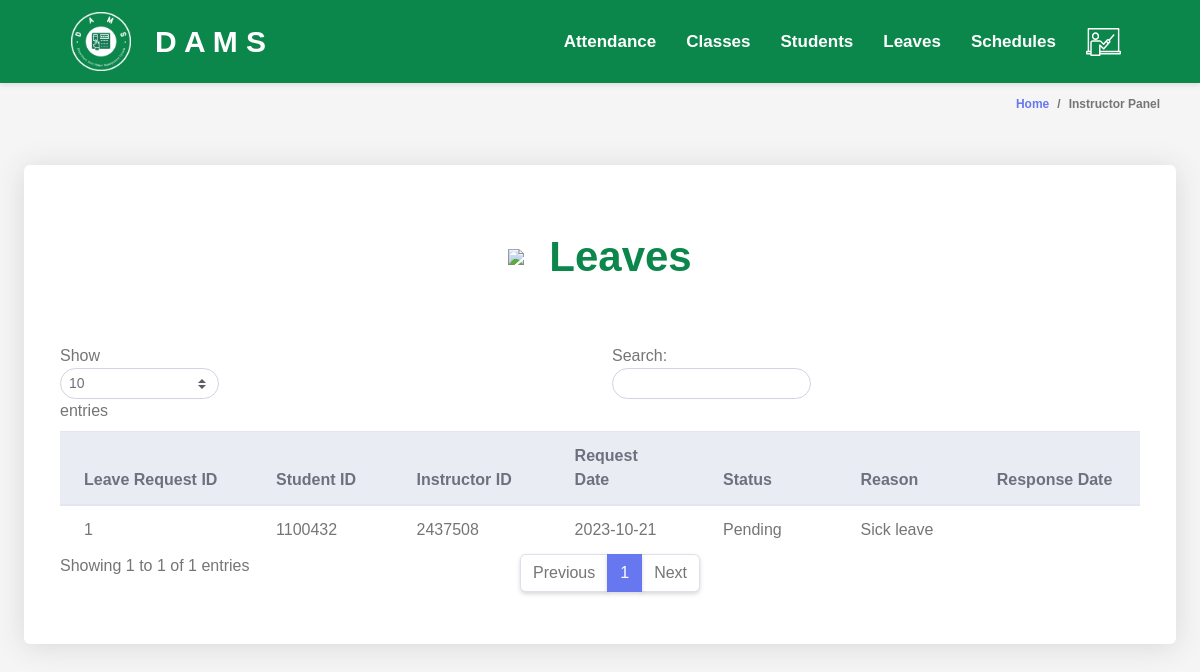
The page /instructors/viewLeaves.php on the database as committed earlier.
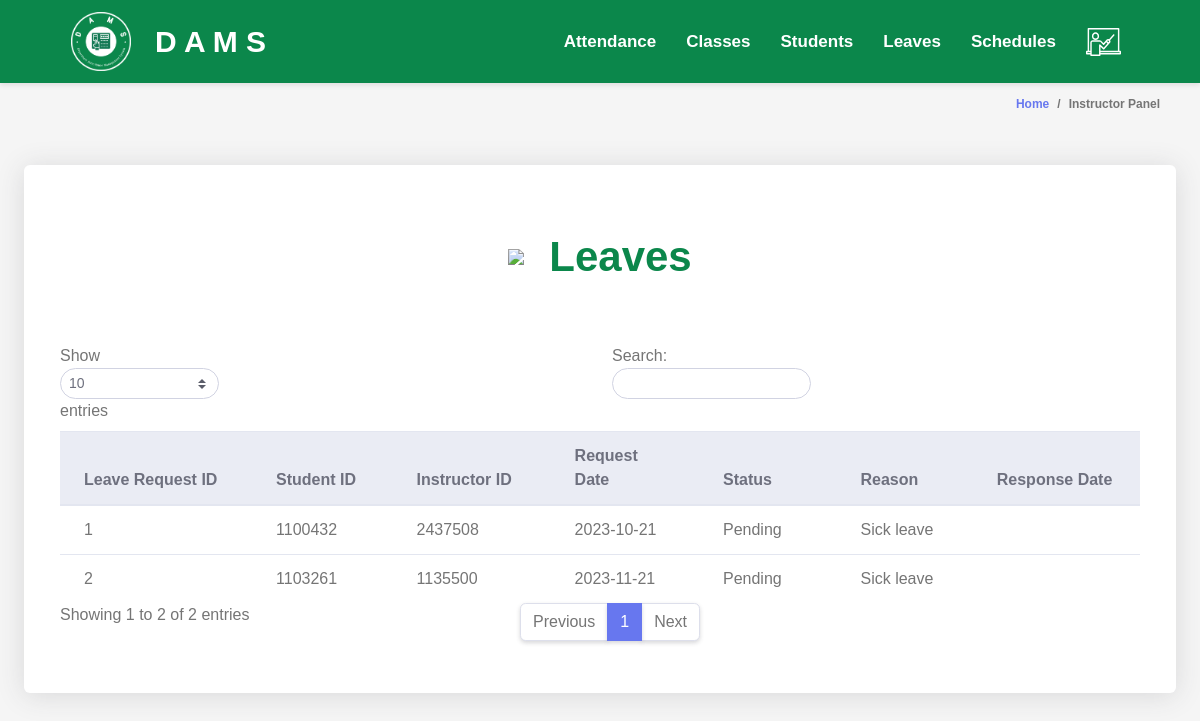
The same page on the database as committed later.
### tables this page shows
CREATE TABLE `leaves` (
  `leave_request_id` INT(11) PRIMARY KEY NOT NULL AUTO_INCREMENT,
  `student_id` INT(11) DEFAULT NULL,
  `instructor_id` INT(11) DEFAULT NULL,
  `class_id` INT(11) DEFAULT NULL,
  `request_date` DATE DEFAULT NULL,
  `status` ENUM('Pending','Approved','Denied') DEFAULT NULL,
  `reason` TEXT DEFAULT NULL,
  `response_date` DATE DEFAULT NULL,
  FOREIGN KEY (`student_id`) REFERENCES `students` (`student_id`),
  FOREIGN KEY (`instructor_id`) REFERENCES `instructors` (`instructor_id`),
  FOREIGN KEY (`class_id`) REFERENCES `classes` (`class_id`)
);

### instructors/instructor.php (called while the page is built, shortened)
<?php
$database = new Database();
$conn = $database->getConnection();
class Instructor
{
    public function list_leaves()
    {
        global $conn;
        $query = "SELECT * FROM leaves";
        $rs = $conn->query($query);
        $users = array();
        while ($row = $rs->fetch_assoc()) {
            $users[] = $row;
        }
        return $users;
    }
}

### instructors/leavesTable.php (the view, shortened to what this page needs)
<div class="container-fluid" id="container-wrapper">
    <div class="d-sm-flex align-items-center justify-content-between mb-4">
        <ol class="breadcrumb">
            <li class="breadcrumb-item"><a href="./">Home</a></li>
            <li class="breadcrumb-item active" aria-current="page">Instructor Panel</li>
        </ol>
    </div>
    <div class="row">
        <div class="col-lg-12">
            <div class="card mb-4">
            <div class="table-text">
                <img src="../assets/images/leaves.png" >
                <div>
                    Leaves
                </div>
            </div>
                <div class="card-body">
                    <div class="table-responsive p-3">
                        <table class="table align-items-center table-flush table-hover" id="dataTableHover">
                            <thead class="thead-light">
                                <tr>
                                    <th>Leave Request ID</th>
                                    <th>Student ID</th>
                                    <th>Instructor ID</th>
                                    <th>Request Date</th>
                                    <th>Status</th>
                                    <th>Reason</th>
                                    <th>Response Date</th>
                                </tr>
                            </thead>
                            <tbody>
                                <?php
                                include "instructor.php";
                                $admin = new Instructor();
                                $users = $admin->list_leaves();
                                foreach ($users as $user) {
                                    echo "<tr>";
                                    echo "<td>" . $user['leave_request_id'] . "</td>";
                                    echo "<td>" . $user['student_id'] . "</td>";
                                    echo "<td>" . $user['instructor_id'] . "</td>";
                                    echo "<td>" . $user['request_date'] . "</td>";
                                    echo "<td>" . $user['status'] . "</td>";
                                    echo "<td>" . $user['reason'] . "</td>";
                                    echo "<td>" . $user['response_date'] . "</td>";
                                    echo "</tr>";
                                }
                                ?>
                            </tbody>
                        </table>
                    </div>
                </div>
            </div>
        </div>
    </div>
</div>

Rows that differ between the two databases and show on the page:
added leaves: leave_request_id "2", student "1103261", instructor "1135500", request_date "2023-11-21", status "Pending", reason "Sick leave"
Other text that changed with them:
text written by a page script: "Show entries Search: Showing 1 to 1 of 1 entries Previous 1 Next" → "Show entries Search: Showing 1 to 2 of 2 entries Previous 1 Next"
